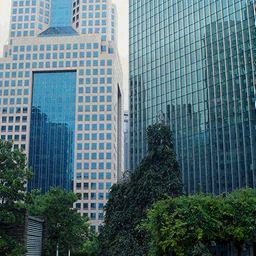
#> input picture merged_image/test102.png, 256 x 256 px, given in place of test44.png, which was not available
$ jupyter execute --allow-errors main.ipynb   (text cells are left out)
#> lines starting #> are read from the running program, lines starting #| are printed output that depends on the picture; pictures that were not available may be replaced by others from this repository, and a replacement may not be noted
### steganography.py
#!/usr/bin/env python
# -*- coding: utf-8 -*-

import click
from PIL import Image


class Steganography(object):

    @staticmethod
    def __int_to_bin(rgb):
        """Convert an integer tuple to a binary (string) tuple.

        :param rgb: An integer tuple (e.g. (220, 110, 96))
        :return: A string tuple (e.g. ("00101010", "11101011", "00010110"))
        """
        r, g, b = rgb
        return ('{0:08b}'.format(r),
                '{0:08b}'.format(g),
                '{0:08b}'.format(b))

    @staticmethod
    def __bin_to_int(rgb):
        """Convert a binary (string) tuple to an integer tuple.

        :param rgb: A string tuple (e.g. ("00101010", "11101011", "00010110"))
        :return: Return an int tuple (e.g. (220, 110, 96))
        """
        r, g, b = rgb
        return (int(r, 2),
                int(g, 2),
                int(b, 2))

    # [54 lines left out: functions __merge_rgb, merge, not called in this run]

    @staticmethod
    def unmerge(img):
        """Unmerge an image.

        :param img: The input image.
        :return: The unmerged/extracted image.
        """

        # Load the pixel map
        pixel_map = img.load()

        # Create the new image and load the pixel map
        new_image = Image.new(img.mode, img.size)
        pixels_new = new_image.load()

        # Tuple used to store the image original size
        original_size = img.size

        for i in range(img.size[0]):
            for j in range(img.size[1]):
                # Get the RGB (as a string tuple) from the current pixel
                r, g, b = Steganography.__int_to_bin(pixel_map[i, j])

                # Extract the last 4 bits (corresponding to the hidden image)
                # Concatenate 4 zero bits because we are working with 8 bit
                rgb = (r[4:] + '0000',
                       g[4:] + '0000',
                       b[4:] + '0000')

                # Convert it to an integer tuple
                pixels_new[i, j] = Steganography.__bin_to_int(rgb)

                # If this is a 'valid' position, store it
                # as the last valid position
                if pixels_new[i, j] != (0, 0, 0):
                    original_size = (i + 1, j + 1)

        # Crop the image based on the 'valid' pixels
        new_image = new_image.crop((0, 0, original_size[0], original_size[1]))

        return new_image


@click.group()
def cli():
    pass


# [15 lines left out: functions merge, unmerge, not called in this run]


# [2 lines that do not run on import are left out]

### main.ipynb
[cell 1]
import numpy as np
import os
from PIL import Image
from steganography import Steganography

A = os.listdir("data")
C = []
S = []
#> (the rest of this cell did not finish here and is left out)

[cell 2]
# Example 1
k1 = 44
print("Left: Cover Image")
print("Right: Secret Image")
#> (the rest of this cell did not finish here and is left out)

[cell 3]
# Merged Image using LSB
print("Left: Merged Image")
print("Right: Unmerged Image")
test_1 = "test" + str(k1) + ".png"
merge_1 = Image.open(test_1)
#> merge_1 is the input picture: PIL image 256x256 RGB; mean R, G, B 83.5, 109.5, 115.6
unmerge_1 = Steganography.unmerge(Image.open(test_1))
#> in unmerge, `new_image = Image.new(img.mode, img.size)`: new_image: PIL image 256x256 RGB; every value is 0
#> in unmerge, `new_image = new_image.crop((0, 0, original_size[0], original_size[1]))`:
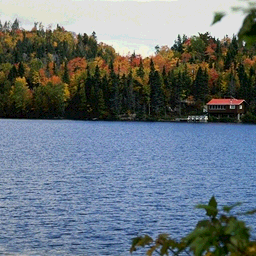
#> new_image: PIL image 256x256 RGB; mean R, G, B 105.5, 116.5, 124.4
Image.fromarray(np.hstack((np.array(merge_1),np.array(unmerge_1))))
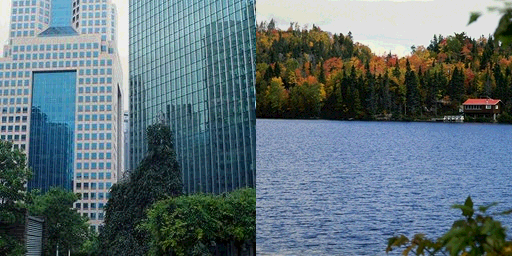
#> Out: PIL image 512x256 RGB; mean R, G, B 94.5, 113, 120

[cell 4]
# Example 2
k2 = 138
print("Left: Cover Image")
print("Right: Secret Image")
#> (the rest of this cell did not finish here and is left out)

[cell 5]
# Merged Image using LSB
print("Left: Merged Image")
print("Right: Unmerged Image")
test_2 = "test" + str(k2) + ".png"
merge_2 = Image.open(test_2)
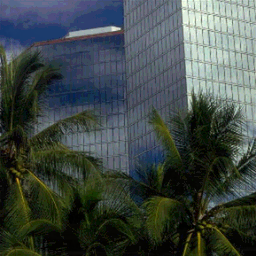
#> input picture merged_image/test106.png, 256 x 256 px, given in place of test138.png, which was not available
#> merge_2 is the input picture: PIL image 256x256 RGB; mean R, G, B 63.8, 73.4, 70.4
unmerge_2 = Steganography.unmerge(Image.open(test_2))
#> in unmerge (call 2), `new_image = new_image.crop((0, 0, original_size[0], original_size[1]))`:
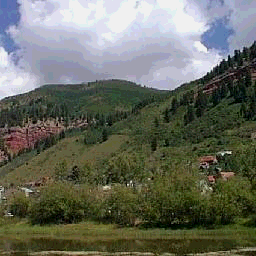
#> new_image: PIL image 256x256 RGB; mean R, G, B 103.2, 106.2, 94.1
Image.fromarray(np.hstack((np.array(merge_2),np.array(unmerge_2))))
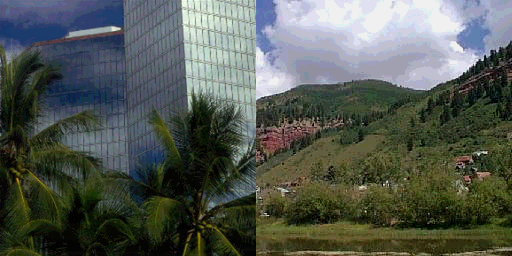
#> Out: PIL image 512x256 RGB; mean R, G, B 83.5, 89.8, 82.2

[cell 6]
from sklearn.model_selection import train_test_split
#> (the rest of this cell did not finish here and is left out)
